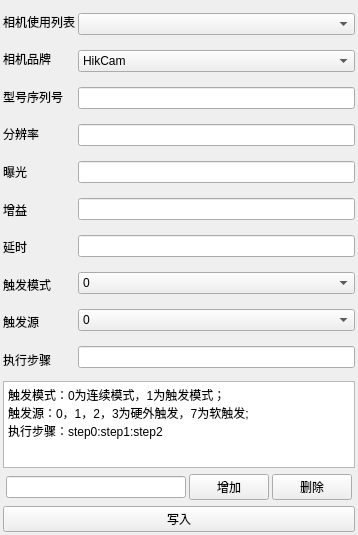
<?xml version="1.0" encoding="UTF-8"?>
<ui version="4.0">
 <class>CameraPar</class>
 <widget class="QWidget" name="CameraPar">
  <property name="geometry">
   <rect>
    <x>0</x>
    <y>0</y>
    <width>358</width>
    <height>535</height>
   </rect>
  </property>
  <property name="windowTitle">
   <string>CamSet</string>
  </property>
  <layout class="QVBoxLayout" name="verticalLayout_3">
   <property name="spacing">
    <number>3</number>
   </property>
   <property name="leftMargin">
    <number>3</number>
   </property>
   <property name="topMargin">
    <number>3</number>
   </property>
   <property name="rightMargin">
    <number>3</number>
   </property>
   <property name="bottomMargin">
    <number>3</number>
   </property>
   <item>
    <layout class="QHBoxLayout" name="horizontalLayout">
     <item>
      <layout class="QVBoxLayout" name="verticalLayout">
       <property name="spacing">
        <number>1</number>
       </property>
       <item>
        <widget class="QLabel" name="label_5">
         <property name="text">
          <string>相机使用列表</string>
         </property>
        </widget>
       </item>
       <item>
        <widget class="QLabel" name="label_8">
         <property name="text">
          <string>相机品牌</string>
         </property>
        </widget>
       </item>
       <item>
        <widget class="QLabel" name="label_2">
         <property name="text">
          <string>型号序列号</string>
         </property>
        </widget>
       </item>
       <item>
        <widget class="QLabel" name="label_9">
         <property name="text">
          <string>分辨率</string>
         </property>
        </widget>
       </item>
       <item>
        <widget class="QLabel" name="label_3">
         <property name="text">
          <string>曝光</string>
         </property>
        </widget>
       </item>
       <item>
        <widget class="QLabel" name="label_10">
         <property name="text">
          <string>增益</string>
         </property>
        </widget>
       </item>
       <item>
        <widget class="QLabel" name="label_4">
         <property name="text">
          <string>延时</string>
         </property>
        </widget>
       </item>
       <item>
        <widget class="QLabel" name="label_6">
         <property name="text">
          <string>触发模式</string>
         </property>
        </widget>
       </item>
       <item>
        <widget class="QLabel" name="label_7">
         <property name="text">
          <string>触发源</string>
         </property>
        </widget>
       </item>
       <item>
        <widget class="QLabel" name="label_11">
         <property name="text">
          <string>执行步骤</string>
         </property>
        </widget>
       </item>
      </layout>
     </item>
     <item>
      <layout class="QVBoxLayout" name="verticalLayout_2">
       <property name="spacing">
        <number>15</number>
       </property>
       <property name="topMargin">
        <number>10</number>
       </property>
       <property name="bottomMargin">
        <number>10</number>
       </property>
       <item>
        <widget class="QComboBox" name="cbboxCamList">
         <property name="editable">
          <bool>false</bool>
         </property>
        </widget>
       </item>
       <item>
        <widget class="QComboBox" name="cbboxCamType">
         <property name="editable">
          <bool>false</bool>
         </property>
         <item>
          <property name="text">
           <string>HikCam</string>
          </property>
         </item>
         <item>
          <property name="text">
           <string>WebCam</string>
          </property>
         </item>
         <item>
          <property name="text">
           <string>DahuaCam</string>
          </property>
         </item>
         <item>
          <property name="text">
           <string>DahengCam</string>
          </property>
         </item>
         <item>
          <property name="text">
           <string>BaslerCam</string>
          </property>
         </item>
        </widget>
       </item>
       <item>
        <widget class="QLineEdit" name="ledtSerialNum"/>
       </item>
       <item>
        <widget class="QLineEdit" name="ledtResolution"/>
       </item>
       <item>
        <widget class="QLineEdit" name="ledtExpTime"/>
       </item>
       <item>
        <widget class="QLineEdit" name="ledtGain"/>
       </item>
       <item>
        <widget class="QLineEdit" name="ledtTimeDelay"/>
       </item>
       <item>
        <widget class="QComboBox" name="cbboxTriggerMode">
         <item>
          <property name="text">
           <string>0</string>
          </property>
         </item>
         <item>
          <property name="text">
           <string>1</string>
          </property>
         </item>
        </widget>
       </item>
       <item>
        <widget class="QComboBox" name="cbboxTriggerSource">
         <item>
          <property name="text">
           <string>0</string>
          </property>
         </item>
         <item>
          <property name="text">
           <string>1</string>
          </property>
         </item>
         <item>
          <property name="text">
           <string>2</string>
          </property>
         </item>
         <item>
          <property name="text">
           <string>3</string>
          </property>
         </item>
         <item>
          <property name="text">
           <string>7</string>
          </property>
         </item>
        </widget>
       </item>
       <item>
        <widget class="QLineEdit" name="ledtCamStepAll"/>
       </item>
      </layout>
     </item>
    </layout>
   </item>
   <item>
    <widget class="QTextBrowser" name="textBrowser">
     <property name="sizePolicy">
      <sizepolicy hsizetype="Preferred" vsizetype="Preferred">
       <horstretch>0</horstretch>
       <verstretch>0</verstretch>
      </sizepolicy>
     </property>
     <property name="html">
      <string>&lt;!DOCTYPE HTML PUBLIC &quot;-//W3C//DTD HTML 4.0//EN&quot; &quot;http://www.w3.org/TR/REC-html40/strict.dtd&quot;&gt;
&lt;html&gt;&lt;head&gt;&lt;meta name=&quot;qrichtext&quot; content=&quot;1&quot; /&gt;&lt;style type=&quot;text/css&quot;&gt;
p, li { white-space: pre-wrap; }
&lt;/style&gt;&lt;/head&gt;&lt;body style=&quot; font-family:'SimSun'; font-size:9pt; font-weight:400; font-style:normal;&quot;&gt;
&lt;p style=&quot; margin-top:0px; margin-bottom:0px; margin-left:0px; margin-right:0px; -qt-block-indent:0; text-indent:0px;&quot;&gt;触发模式：0为连续模式，1为触发模式；&lt;/p&gt;
&lt;p style=&quot; margin-top:0px; margin-bottom:0px; margin-left:0px; margin-right:0px; -qt-block-indent:0; text-indent:0px;&quot;&gt;触发源：0，1，2，3为硬外触发，7为软触发;&lt;/p&gt;
&lt;p style=&quot; margin-top:0px; margin-bottom:0px; margin-left:0px; margin-right:0px; -qt-block-indent:0; text-indent:0px;&quot;&gt;执行步骤：step0:step1:step2&lt;/p&gt;&lt;/body&gt;&lt;/html&gt;</string>
     </property>
    </widget>
   </item>
   <item>
    <widget class="QWidget" name="widget" native="true">
     <property name="sizePolicy">
      <sizepolicy hsizetype="Preferred" vsizetype="Fixed">
       <horstretch>0</horstretch>
       <verstretch>0</verstretch>
      </sizepolicy>
     </property>
     <layout class="QHBoxLayout" name="horizontalLayout_2">
      <property name="spacing">
       <number>3</number>
      </property>
      <property name="leftMargin">
       <number>3</number>
      </property>
      <property name="topMargin">
       <number>3</number>
      </property>
      <property name="rightMargin">
       <number>3</number>
      </property>
      <property name="bottomMargin">
       <number>3</number>
      </property>
      <item>
       <widget class="QLineEdit" name="ledtCamName"/>
      </item>
      <item>
       <widget class="QPushButton" name="pbtnAddCam">
        <property name="text">
         <string>增加</string>
        </property>
       </widget>
      </item>
      <item>
       <widget class="QPushButton" name="pbtnDeleteCam">
        <property name="text">
         <string>删除</string>
        </property>
       </widget>
      </item>
     </layout>
    </widget>
   </item>
   <item>
    <widget class="QPushButton" name="pbtnWrite">
     <property name="text">
      <string>写入</string>
     </property>
    </widget>
   </item>
  </layout>
 </widget>
 <resources/>
 <connections/>
</ui>
